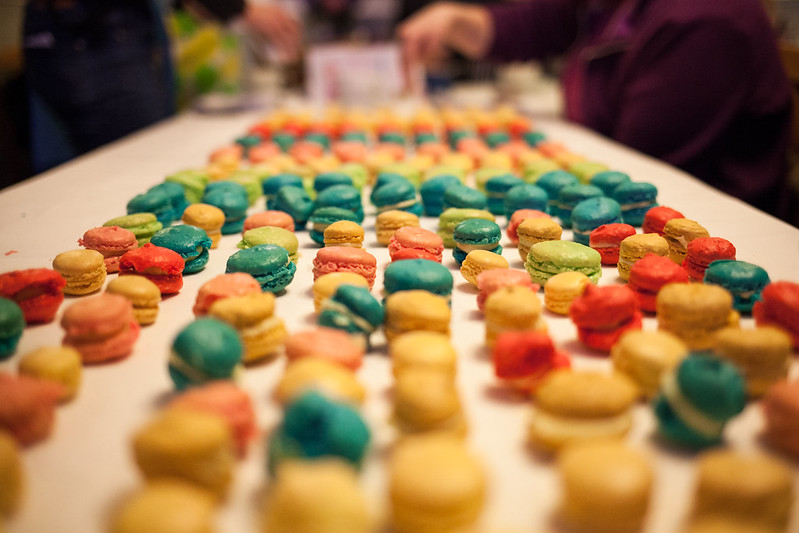
#> input picture Day 77/yummy_macarons.jpg, 799 x 533 px
$ python 100daysofcode_day77.py
#> lines starting #> are read from the running program, lines starting #| are printed output that depends on the picture
# -*- coding: utf-8 -*-
"""100DaysOfCode_Day77.ipynb

Automatically generated by Colab.

Original file is located at
    https://colab.research.google.com/drive/1QZob3bwrCjoJg3va3Bt6uGX78Lt0MjVb

# Introduction

In this notebook we'll learn how to use NumPy to work with numerical data.

<img src="https://i.imgur.com/dZ1XE9o.png" width=400>

# Import Statements
"""

import numpy as np

import matplotlib.pyplot as plt
from scipy import misc
from PIL import Image

"""# Understanding NumPy's ndarray

NumPy's most amazing feature is the **powerful** ndarray.

<img src="https://i.imgur.com/1IUqnxX.png" width=200>

#### 1-Dimensional Arrays (Vectors)
"""

my_array = np.array([1.1, 9.2, 8.1, 4.7])
my_array.shape

my_array[2]

my_array.ndim

"""#### 2-Dimensional Arrays (Matrices)"""

array_2d = np.array([[1, 2, 3, 9],
                     [5, 6, 7, 8]])

print(f'array_2d has {array_2d.ndim} dimensions')
print(f'Its shape is {array_2d.shape}')
print(f'It has {array_2d.shape[0]} rows and {array_2d.shape[1]} columns')
print(array_2d)

array_2d[1,2]

array_2d[0, :]

"""#### N-Dimensional Arrays (Tensors)

**Challenge**:
* How many dimensions does the array below have?
* What is its shape (i.e., how many elements are along each axis)?
* Try to access the value `18` in the last line of code.
* Try to retrieve a 1 dimensional vector with the values `[97, 0, 27, 18]`
* Try to retrieve a (3,2) matrix with the values `[[ 0,  4], [ 7,  5], [ 5, 97]]`

*Hint*: You can use the `:` operator just as with Python Lists.
"""

mystery_array = np.array([[[0, 1, 2, 3],
                           [4, 5, 6, 7]],

                         [[7, 86, 6, 98],
                          [5, 1, 0, 4]],

                          [[5, 36, 32, 48],
                           [97, 0, 27, 18]]])

mystery_array.ndim

mystery_array.shape

mystery_array[2, 1, 3]

mystery_array[2, 1, :]

mystery_array[:, :, 0]

"""# NumPy Mini-Challenges

#### **Challenge 1**: Use [`.arange()`](https://numpy.org/devdocs/reference/generated/numpy.arange.html)to createa a vector `a` with values ranging from 10 to 29. You should get this:

`print(a)`

`[10 11 12 13 14 15 16 17 18 19 20 21 22 23 24 25 26 27 28 29]`
"""

a = np.arange(10,30)
print(a)

"""#### **Challenge 2**: Use Python slicing techniques on `a` to:
* Create an array containing only the last 3 values of `a`
* Create a subset with only the 4th, 5th, and 6th values
* Create a subset of `a` containing all the values except for the first 12 (i.e., `[22, 23, 24, 25, 26, 27, 28, 29]`)
* Create a subset that only contains the even numbers (i.e, every second number)
"""

print(a[-3:])
print(a[3:6])
print(a[12:])
print(a[::2])

"""#### **Challenge 3**:Reverse the order of the values in `a`, so that the first element comes last:

`[29, 28, 27, 26, 25, 24, 23, 22, 21, 20, 19, 18, 17, 16, 15, 14, 13,
       12, 11, 10]`


If you need a hint, you can check out this part of the [NumPy beginner's guide](
https://numpy.org/devdocs/user/absolute_beginners.html#how-to-reverse-an-array)
"""

print(np.flip(a))

"""#### **Challenge 4**: Print out all the indices of the non-zero elements in this array: [6,0,9,0,0,5,0]"""

b = np.array([6,0,9,0,0,5,0])
nz_indices = np.nonzero(b)
nz_indices

"""#### **Challenge 5**: Use NumPy to generate a 3x3x3 array with random numbers

Hint: Use the [`.random()` function](https://numpy.org/doc/stable/reference/random/index.html?highlight=random#module-numpy.random)
"""

from numpy.random import random
z = random((3,3,3))
z

"""#### **Challenge 6**: Use [`.linspace()`](https://numpy.org/doc/stable/reference/generated/numpy.linspace.html) to create a vector `x` of size 9 with values spaced out evenly between 0 to 100 (both included)."""

x = np.linspace(0, 100, num=9)
print(x)
x.shape

"""#### **Challenge 7**: Use [`.linspace()`](https://numpy.org/doc/stable/reference/generated/numpy.linspace.html) to create another vector `y` of size 9 with values between -3 to 3 (both included). Then plot `x` and `y` on a line chart using Matplotlib."""

y = np.linspace(start=-3, stop=3, num=9)
plt.plot(x, y)
plt.show()
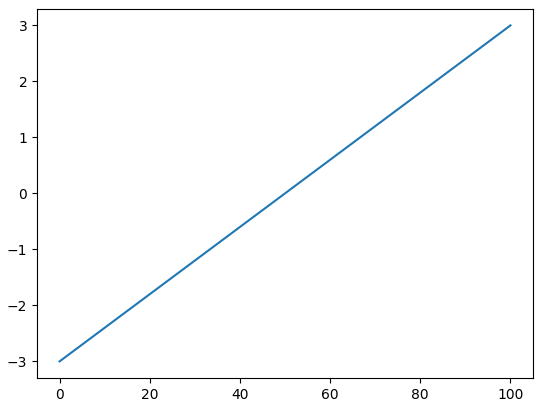
#> figure drawn by matplotlib, 1 panel

"""#### **Challenge 8**: Use NumPy to generate an array called `noise` with shape 128x128x3 that has random values. Then use Matplotlib's [`.imshow()`](https://matplotlib.org/3.1.1/api/_as_gen/matplotlib.pyplot.imshow.html) to display the array as an image."""

noise = np.random.random((128,128,3))
print(noise.shape)
plt.imshow(noise)

"""# Linear Algebra with Vectors"""

v1 = np.array([4, 5, 2, 7])
v2 = np.array([2, 1, 3, 3])

v1 + v2

v1 * v2

list1 = [4, 5, 2, 7]
list2 = [2, 1, 3, 3]

list1 + list2

#list1 * list2

"""# Broadcasting and Scalars

"""

array_2d = np.array([[1, 2, 3, 4],
                     [5, 6, 7, 8]])

array_2d + 10

array_2d * 5

"""# Matrix Multiplication with @ and .matmul()

<img src=https://i.imgur.com/LCdhmi8.png width=350>
"""

a1 = np.array([[1, 3],
               [0, 1],
               [6, 2],
               [9, 7]])

b1 = np.array([[4, 1, 3],
               [5, 8, 5]])

print(f'{a1.shape}: a has {a1.shape[0]} rows and {a1.shape[1]} columns.')
print(f'{b1.shape}: b has {b1.shape[0]} rows and {b1.shape[1]} columns.')
print('Dimensions of result: (4x2)*(2x3)=(4x3)')

"""**Challenge**: Let's multiply `a1` with `b1`. Looking at the wikipedia example above, work out the values for c12 and c33 on paper. Then use the [`.matmul()`](https://numpy.org/doc/stable/reference/generated/numpy.matmul.html) function or the `@` operator to check your work."""

c = np.matmul(a1, b1)
c

a1 @ b1

"""# Manipulating Images as ndarrays

"""

import imageio
img = imageio.imread('yummy_macarons.jpg')
#> img is the input picture: shape (533, 799, 3); mean R, G, B 156.7, 118.6, 78.2
plt.imshow(img)


"""**Challenge**: What is the data type of `img`? Also, what is the shape of `img` and how many dimensions does it have? What is the resolution of the image?"""

type(img)

img.shape

img.ndim

"""**Challenge**: Convert the image to black and white. The values in our `img` range from 0 to 255.
* Divide all the values by 255 to convert them to sRGB, where all the values are between 0 and 1.
* Next, multiply the sRGB array by the `grey_vals` to convert the image to grey scale.
* Finally use Matplotlib's [`.imshow()`](https://matplotlib.org/3.1.1/api/_as_gen/matplotlib.pyplot.imshow.html) together with the colormap parameter set to gray `cmap=gray` to look at the results.
"""

grey_vals = np.array([0.2126, 0.7152, 0.0722])

sRGB_array = img / 255

grey_vals = np.array([0.2126, 0.7152, 0.0722])

"""**Challenge**: Can you manipulate the images by doing some operations on the underlying ndarrays? See if you can change the values in the ndarray so that:

1) You flip the grayscale image upside down

<img src=https://i.imgur.com/r36CigD.png>

2) Rotate the colour image

<img src=https://i.imgur.com/IiNylco.png>

3) Invert (i.e., solarize) the colour image. To do this you need to converting all the pixels to their "opposite" value, so black (0) becomes white (255).

<img src=https://i.imgur.com/cfFbuex.png>
"""

img_gray = sRGB_array @ grey_vals
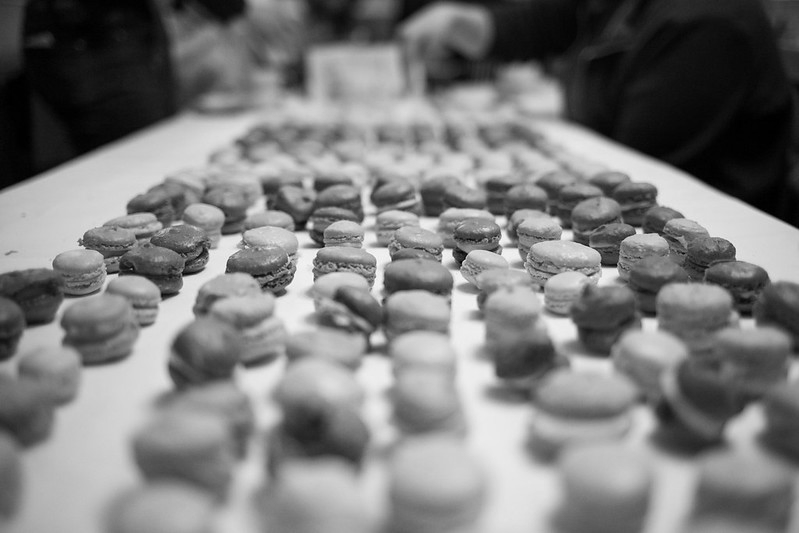
#> img_gray: shape (533, 799) float64; min 0, max 0.99, mean 0.485

img_gray = sRGB_array @ grey_vals
img_gray = np.matmul(sRGB_array, grey_vals)

plt.imshow(img_gray, cmap='gray')

"""#### Challenge Solutions"""

plt.imshow(np.flip(img_gray), cmap='gray')


"""# Use your Own Image!"""

file_name = 'yummy_macarons.jpg'

solar_img = 255 - img
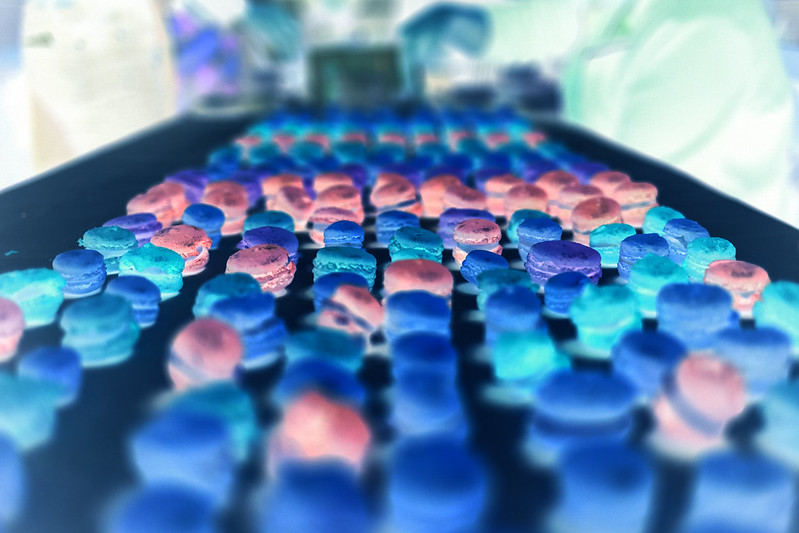
#> solar_img: shape (533, 799, 3); mean R, G, B 98.3, 136.4, 176.8
plt.imshow(solar_img)

"""#### Use PIL to open"""
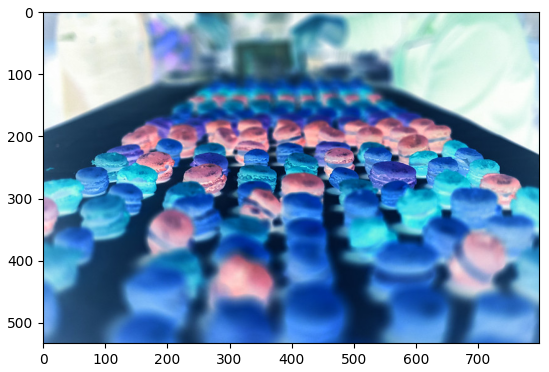
#> figure drawn by matplotlib, 1 panel
